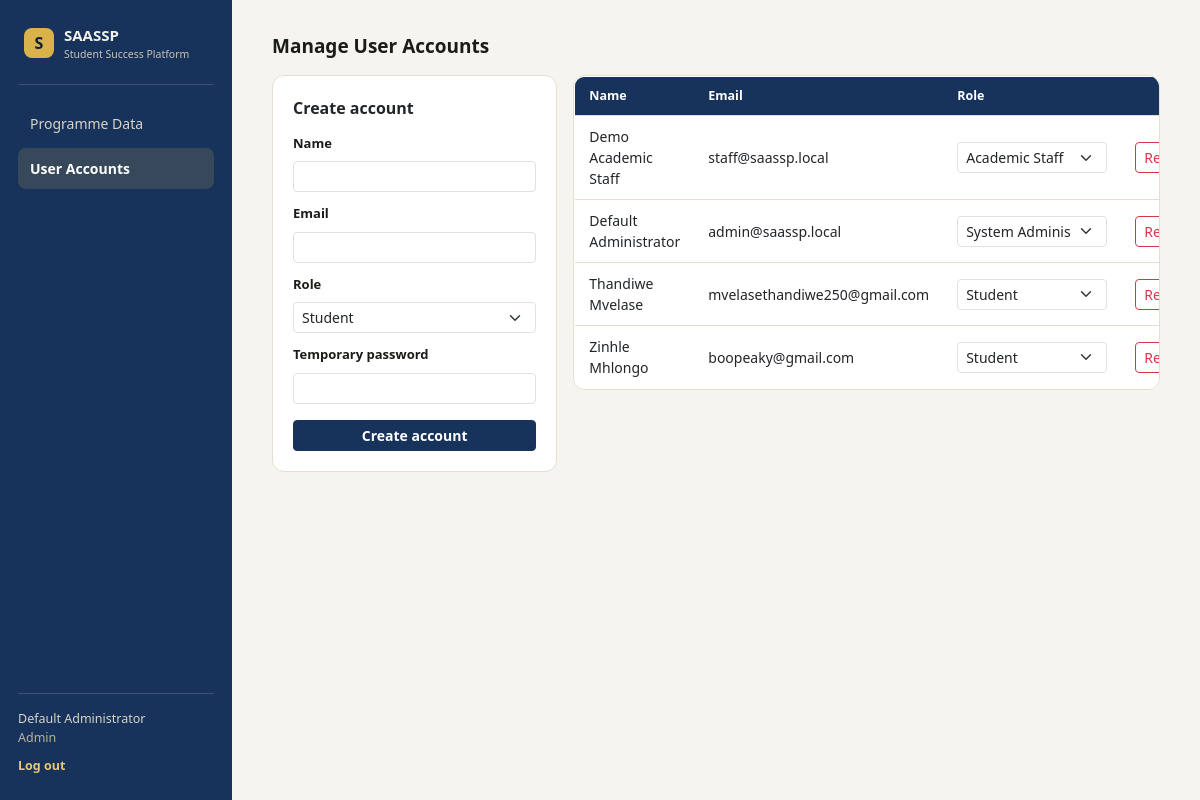
Page /admin/users (signed in) on the committed database.
### app/models.py (models this page shows, shortened)
class User(db.Model, UserMixin):
    __tablename__ = "users"
    id = db.Column(db.Integer, primary_key=True)          # UserID*#^
    name = db.Column(db.String(100), nullable=False)      # Name*
    email = db.Column(db.String(100), unique=True, nullable=False)  # Email*#
    role = db.Column(db.String(20), nullable=False)       # Role*# : student|academic_staff|admin
    password_hash = db.Column(db.String(255), nullable=False)  # PasswordHash*^
    student_modules = db.relationship("StudentModule", backref="student", lazy=True,
                                       foreign_keys="StudentModule.student_id")

### app/admin.py (the view, shortened to what this page needs)
@admin_bp.route("/users", methods=["GET", "POST"])
@login_required
def users():
    _require_admin()
    all_users = User.query.order_by(User.role, User.name).all()
    return render_template("admin_users.html", users=all_users)

### app/admin.py (called while the page is built)
def _require_admin():
    if current_user.role != "admin":
        abort(403)

### app/templates/admin_users.html (shortened to what this page needs)
{% extends "base.html" %}
{% block content %}
<div class="section-title">Manage User Accounts</div>
<div class="row g-3">
  <div class="col-md-4">
    <div class="card">
      <div style="font-weight:700; margin-bottom:10px;">Create account</div>
      <form method="post">
        <div class="mb-2">
          <label class="form-label">Name</label>
          <input type="text" name="name" class="form-control form-control-sm" required>
        </div>
        <div class="mb-2">
          <label class="form-label">Email</label>
          <input type="email" name="email" class="form-control form-control-sm" required>
        </div>
        <div class="mb-2">
          <label class="form-label">Role</label>
          <select name="role" class="form-select form-select-sm">
            <option value="student">Student</option>
          </select>
        </div>
        <div class="mb-3">
          <label class="form-label">Temporary password</label>
          <input type="text" name="password" class="form-control form-control-sm" required>
        </div>
        <button type="submit" class="btn btn-navy text-white btn-sm w-100">Create account</button>
      </form>
    </div>
  </div>
  <div class="col-md-8">
    <div class="card" style="padding:0; overflow:hidden;">
      <table class="saassp-table">
        <thead><tr><th>Name</th><th>Email</th><th>Role</th><th></th></tr></thead>
        <tbody>
        {% for u in users %}
          <tr>
            <td>{{ u.name }}</td>
            <td>{{ u.email }}</td>
            <td>
              <form method="post" class="d-flex gap-1">
                <select name="role" class="form-select form-select-sm" onchange="this.form.submit()" style="width: 150px;">
                  <option value="student" {{ 'selected' if u.role=='student' }}>Student</option>
                  <option value="academic_staff" {{ 'selected' if u.role=='academic_staff' }}>Academic Staff</option>
                  <option value="admin" {{ 'selected' if u.role=='admin' }}>System Administrator</option>
                </select>
              </form>
            </td>
            <td>
              <form method="post" onsubmit="return confirm('Remove this account?');">
                <button type="submit" class="btn btn-outline-danger btn-sm">Remove</button>
              </form>
            </td>
          </tr>
        {% endfor %}
        </tbody>
      </table>
    </div>
  </div>
</div>
{% endblock %}

### app/templates/base.html (shortened to what this page needs)
<!doctype html>
<html lang="en">
<head>
  <link href="https://cdn.jsdelivr.net/npm/bootstrap@5.3.3/dist/css/bootstrap.min.css" rel="stylesheet">
  <link href="{{ url_for('static', filename='css/style.css') }}" rel="stylesheet">
</head>
<body>
{% if current_user.is_authenticated %}
<div class="app-shell">
  <nav class="sidebar">
    <div class="brand">
      <div class="brand-mark">S</div>
      <div>
        <div class="brand-title">SAASSP</div>
        <div class="brand-sub">Student Success Platform</div>
      </div>
    </div>
    <div class="nav-links">
      {% if current_user.role == 'student' %}
        <a href="{{ url_for('student.dashboard') }}" class="{{ 'active' if request.endpoint == 'student.dashboard' }}">Dashboard</a>
        <a href="{{ url_for('student.select_programme') }}" class="{{ 'active' if request.endpoint in ['student.select_programme','student.select_modules'] }}">My Modules</a>
      {% elif current_user.role == 'academic_staff' %}
        <a href="{{ url_for('staff.student_list') }}" class="{{ 'active' if request.endpoint and request.endpoint.startswith('staff.') }}">Students</a>
      {% elif current_user.role == 'admin' %}
        <a href="{{ url_for('admin.programmes') }}" class="{{ 'active' if request.endpoint == 'admin.programmes' }}">Programme Data</a>
        <a href="{{ url_for('admin.users') }}" class="{{ 'active' if request.endpoint == 'admin.users' }}">User Accounts</a>
      {% endif %}
    </div>
    <div class="sidebar-footer">
      <div class="who">{{ current_user.name }}<br><span class="role-tag">{{ current_user.role.replace('_',' ') }}</span></div>
      <a href="{{ url_for('auth.logout') }}" class="logout-link">Log out</a>
    </div>
  </nav>
  <main class="content">
    {% block content %}{% endblock %}
  </main>
</div>
{% endif %}
</body>
</html>

### app/static/css/style.css (style rules this page uses)
:root { --navy: #17335C; --navy-dark: #0F2038; --gold: #D9B24C; --ivory: #F6F4EF; --card-border: #E4DFCF; --muted: #6B6656; --text: #1B1B18; --very-safe: #0F5FA6; --safe: #2E7DB8; --generally-safe: #5FA8D3; --pass-risk: #D98C2B; --danger: #C1560A; --critical: #A63603; }
body { margin: 0; font-family: 'Segoe UI', system-ui, -apple-system, sans-serif; background: var(--ivory); color: var(--text); }
.app-shell { display: flex; min-height: 100vh; }
.sidebar { width: 232px; flex: none; background: var(--navy); color: #F3F1EA; display: flex; flex-direction: column; padding: 24px 18px; }
.brand { display: flex; align-items: center; gap: 10px; padding: 0 6px 22px 6px; border-bottom: 1px solid rgba(243,241,234,0.16); margin-bottom: 18px; }
.brand-mark { width: 30px; height: 30px; border-radius: 8px; background: var(--gold); color: var(--navy-dark); font-weight: 800; display: flex; align-items: center; justify-content: center; }
.brand-title { font-weight: 800; font-size: 15px; }
.brand-sub { font-size: 10.5px; color: #C9C4B4; }
.nav-links { display: flex; flex-direction: column; gap: 4px; }
.nav-links a { color: #D8D4C6; text-decoration: none; font-weight: 500; font-size: 14px; padding: 10px 12px; border-radius: 8px; }
.nav-links a.active { background: rgba(217,178,76,0.16); color: #FFFFFF; font-weight: 700; }
.sidebar-footer { margin-top: auto; padding-top: 16px; border-top: 1px solid rgba(243,241,234,0.16); font-size: 12.5px; }
.who { color: #D8D4C6; margin-bottom: 10px; }
.role-tag { text-transform: capitalize; color: #B7B29E; }
.logout-link { color: #E7C878; text-decoration: none; font-weight: 600; }
.content { flex: 1; padding: 32px 40px; max-width: 1200px; }
.card { background: #FFFFFF; border: 1px solid var(--card-border); border-radius: 12px; padding: 20px; }
.form-label { font-size: 13px; font-weight: 600; color: var(--text); }
.btn-navy { background: var(--navy); border-color: var(--navy); font-weight: 700; }
.section-title { font-weight: 700; font-size: 19px; margin-bottom: 14px; }
table.saassp-table { width: 100%; border-collapse: collapse; background: #fff; border: 1px solid var(--card-border); border-radius: 10px; overflow: hidden; }
table.saassp-table th { background: var(--navy); color: #fff; text-align: left; padding: 10px 14px; font-size: 12.5px; }
table.saassp-table td { padding: 10px 14px; border-top: 1px solid var(--card-border); font-size: 14px; }

### rows in the picture
User: name "Default Administrator", role.replace "Admin", email "admin@saassp.local"
User: name "Demo Academic Staff", email "staff@saassp.local"
User: name "Thandiwe Mvelase", email "mvelasethandiwe250@gmail.com"
User: name "Zinhle Mhlongo", email "boopeaky@gmail.com"
